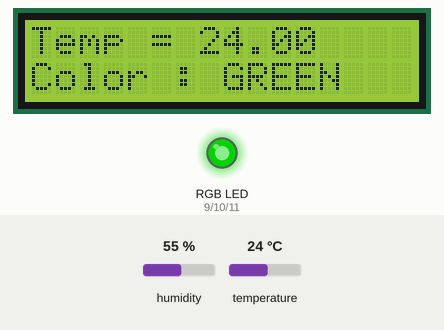
Simulated run of this sketch. Board: Arduino Uno, built with avr-gcc and run on an emulated ATmega328P. Parts: 16×2 character LCD, an RGB LED mixed from three pins (HIGH = lit). Inputs (shaded band) come from the test bench; at power-on: temperature 24 °C, humidity 55 %. Dim RGB values are drawn brighter than linear; what the sketch prints to the serial monitor is not drawn.

Above: at 1.2 s.
1.3 s: temperature set to 20 °C
At 2.6 s:
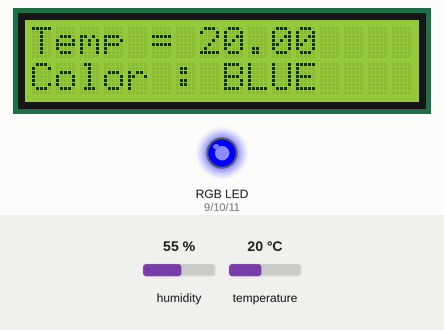
4.1 s: temperature set to 28 °C
At 4.6 s:
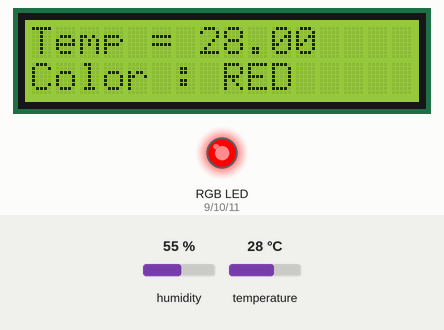
6.9 s: temperature set to 26 °C
At 9.9 s:
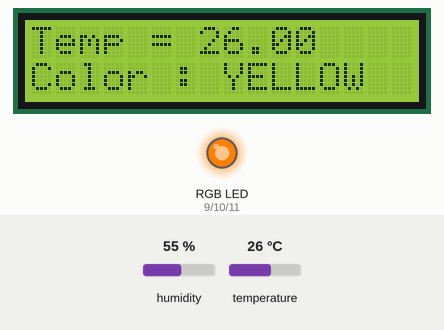
Timing chart, 0 to 11.4 s (numbered marks = the images above; inputs shaded):
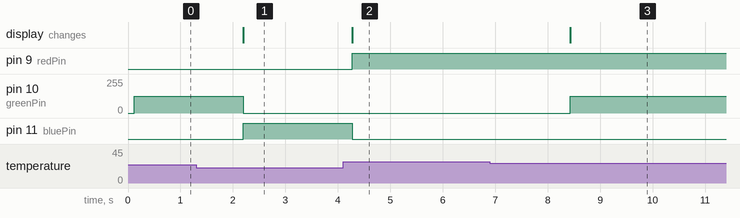

Measured:
- the behaviour switches between 22 and 21 °C on temperature (found by bisection; images 0 and 1)
- the behaviour switches between 28 and 27 °C on temperature (found by bisection; images 2 and 3)
- after the input at 1.3 s, pin 10 (greenPin): 127/255 → 0/255 after 0.90 s; pin 11 (bluePin): LOW → HIGH after 0.90 s; the display: changes after 0.90 s (image 1)
- after the input at 4.1 s, pin 9 (redPin): LOW → HIGH after 0.18 s; pin 11 (bluePin): HIGH → LOW after 0.18 s; the display: changes after 0.18 s (image 2)
- after the input at 6.9 s, pin 10 (greenPin): 0/255 → 127/255 after 1.5 s; the display: changes after 1.5 s (image 3)

The sketch:

hw9.ino
```cpp
#include <DHT.h>                  // 온습도센서 라이브러리
#include <LiquidCrystal_I2C.h>    // LCD 라이브러리
#define DHTPIN 2                  // 센서 핀
#define DHTTYPE DHT11
DHT dht(DHTPIN, DHTTYPE);
LiquidCrystal_I2C lcd(0x27,16,2);

float temp;                       // 전역변수 온도, 습도
float humi;
const int redPin = 9;             // LED pin map
const int greenPin = 10;
const int bluePin = 11;

// 온도에 따른 LED 색에 대한 RGB 값 (파랑->초록->노랑->빨강. 센서 오류시 흰색)
int colorRGB[5][3] = {{0, 0, 255}, {0, 127, 0}, {255, 127, 0}, {255, 0, 0}, {255, 255, 255}};
// LCD에 출력할 LED 색의 이름
char colorNAME[5][7] = {"BLUE", "GREEN", "YELLOW", "RED", "WHITE"};

// 온습도 값을 읽어 모니터에 출력하는 함수
void readNprint(float &t, float &h)
{
  t = dht.readTemperature();    // 참조자를 통해 하나의 함수로
  h = dht.readHumidity();       // 온도, 습도 값 업데이트
  Serial.print("Humidity: ");   // 시리얼 모니터에 각각 출력
  Serial.print(humi); Serial.print(" %\t");
  Serial.print("Temperature: "); Serial.print(temp); Serial.println(" °C");
}

// 온도에 따라 color 인덱스를 리턴하는 함수
// 온도가 22도미만/22도이상25도미만/25도이상28도미만/28도이상/nan일 때,
// color index 0부터 4를 return (각각 파/초/노/빨/흰)
int tempTOled (float t)
{
  if(isnan(t)) return 4;    // exception handling
  else return constrain(t-19.0, 0.0, 9.0)/3;
}

// color 인덱스를 받아 LCD 화면에 온도와 색깔을 출력하는 함수
void printLCD(int idx){
  lcd.clear();              // 화면 지우기
  lcd.setCursor(0, 0);      // 윗줄 첫글자로 커서 이동
  lcd.print("Temp = ");     // 온도 출력
  lcd.print(temp);
  lcd.setCursor(0, 1);      // 아래줄 첫글자로 커서 이동
  lcd.print("Color : ");    // 색깔 출력
  lcd.print(colorNAME[idx]);
}

void setup()
{
  lcd.init();               // LCD 초기화
  lcd.backlight();
  Serial.begin(9600);
}

void loop()
{
  readNprint(temp, humi);                         // 온습도 센서 값을 읽는다
  int colorIdx = tempTOled(temp);                 // 온도에 따른 color index를 받아온다
  printLCD(colorIdx);                             // color index에 맞게 LCD를 표시하고,
  analogWrite(redPin, colorRGB[colorIdx][0]);     // LED 색을 출력한다
  analogWrite(greenPin, colorRGB[colorIdx][1]);
  analogWrite(bluePin, colorRGB[colorIdx][2]);
  delay(1000);
}
```
